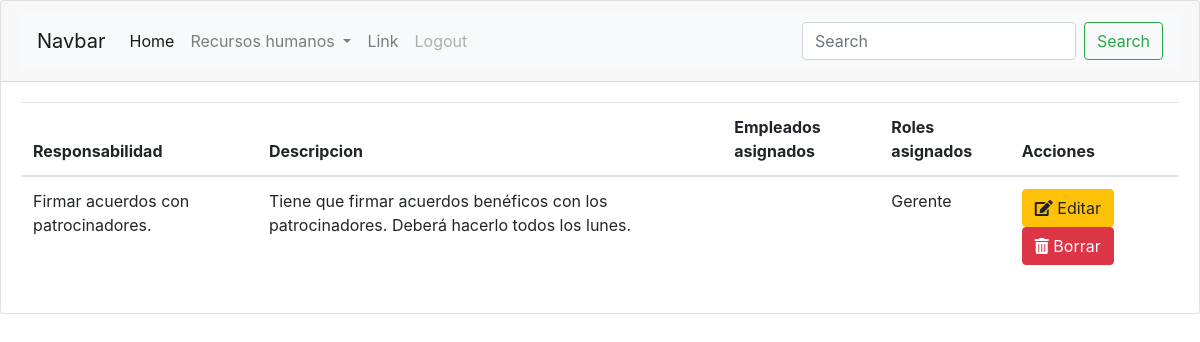
/RH/responsabilidades (signed in), run on an earlier commit of the app's database.
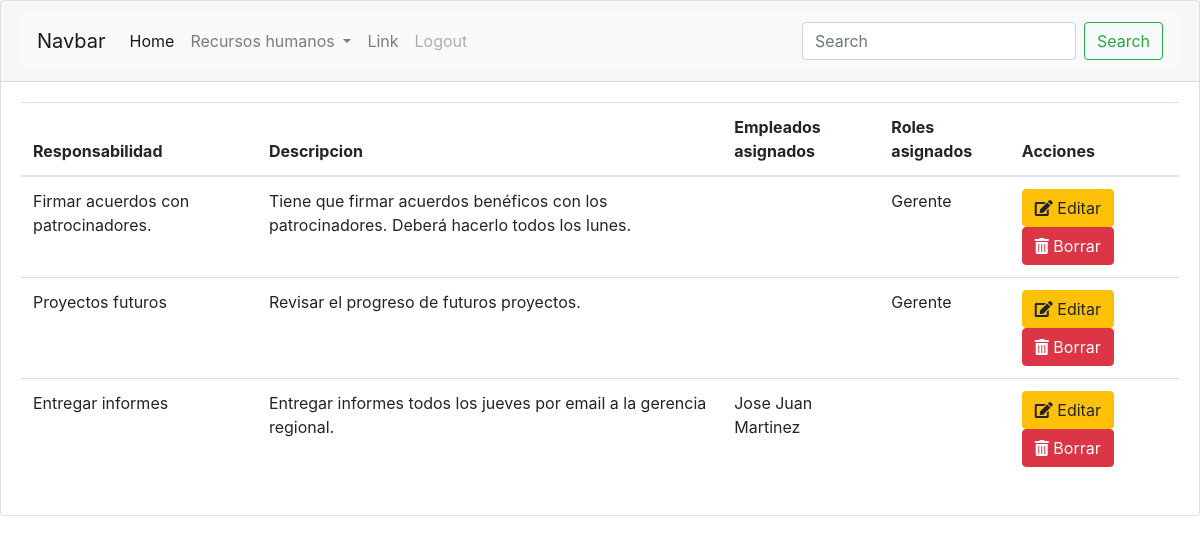
And on a later commit of the database.
### RH/models.py (models this page shows)
class Responsabilidad(models.Model):
	nombre=models.CharField(max_length=120)
	descripcion=models.TextField()
	empleados=models.ManyToManyField(Empleado,blank=True)
	roles=models.ManyToManyField(Rol,blank=True)

class Rol(models.Model):
	nombre=models.CharField(max_length=120)
	descripcion=models.TextField()

class Empleado(models.Model):
	nombre=models.CharField(max_length=120)
	apellido_paterno=models.CharField(max_length=120)
	apellido_materno=models.CharField(max_length=120,blank=True,null=True)
	fecha_de_nacimiento=models.DateTimeField(blank=True,null=True)
	fecha_de_alta=models.DateTimeField(default=timezone.now)
	rol=models.ForeignKey(Rol,on_delete=models.CASCADE)
	usuario=models.OneToOneField('auth.User',on_delete=models.CASCADE)

### RH/views.py (the view)
# urls.py: path('responsabilidades',views.responsabilidades_index,name='r_index'),
@login_required
def responsabilidades_index(request):
	responsabilidades=Responsabilidad.objects.all()
	return render(request,'RH/responsabilidades_index.html',{'responsabilidades':responsabilidades})

### RH/templates/RH/responsabilidades_index.html (shortened to what this page needs)
{% extends "base.html" %}
{% block content %}
	<table class="table">
		<thead>
			<tr>
				<th scope="col">Responsabilidad</th>
				<th scope="col">Descripcion</th>
				<th scope="col">Empleados asignados</th>
				<th scope="col">Roles asignados</th>
				<th scope="col">Acciones</th>
			</tr>
		</thead>
		<tbody>
			{%for r in responsabilidades%}
				<tr>
					<td>{{r.nombre}}</td>
					<td>{{r.descripcion}}</td>
					<td>
						{%for e in r.empleados.all%}
							{{e.nombre}} {{e.apellido_paterno}}<br>
						{%endfor%}
					</td>
					<td>
						{%for rol in r.roles.all%}
							{{rol.nombre}}<br>
						{%endfor%}
					</td>
					<td>
						<a class="btn btn-warning" href="{% url 'r_edit' pk=r.pk %}" role="button"><i class="fas fa-edit"></i> Editar</a>
		      			<a class="btn btn-danger" href="{%url 'r_delete' pk=r.pk%}" role="button"><i class="fas fa-trash-alt"></i> Borrar</a>
					</td>
				</tr>
			{%endfor%}
		</tbody>
	</table>
{% endblock content %}

What changed in the data, as far as the page shows it:
added Responsabilidad: nombre "Proyectos futuros", descripcion "Revisar el progreso de futuros proyectos.", Rol (nombre "Gerente")
added Responsabilidad: nombre "Entregar informes", descripcion "Entregar informes todos los jueves por email a la gerencia regional."
now on this page (row unchanged): Empleado: nombre "Jose Juan", apellido_paterno "Martinez"
